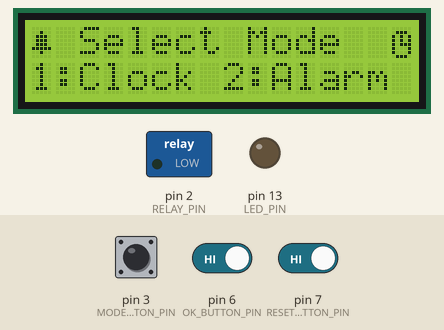
Recording of a sketch running on a simulated Arduino Uno, built with avr-gcc and run on an emulated ATmega328P. Shown: 16×2 character LCD, switched loads named in the sketch (green lamp = pin HIGH), output pins drawn as LEDs (lit = HIGH). Inputs (shaded band) come from the test bench; at power-on: pin 3 (MODE_BUTTON_PIN) HIGH, pin 6 (OK_BUTTON_PIN) HIGH, pin 7 (RESET_BUTTON_PIN) HIGH.

Above: at 1.3 s.
1.4 s: pin 3 (MODE_BUTTON_PIN) pulled LOW for 1 s
At 1.89 s:
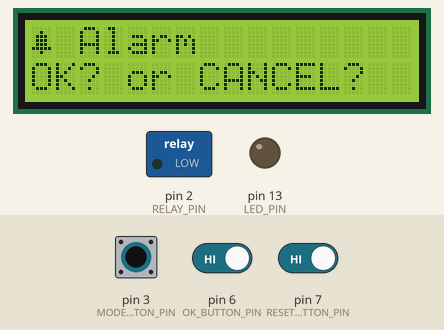
3.9 s: pin 3 (MODE_BUTTON_PIN) pulled LOW for 3.2 s
At 4.07 s:
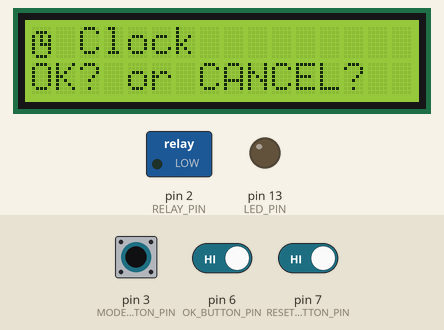
8.6 s: pin 3 (MODE_BUTTON_PIN) driven LOW and pin 6 (OK_BUTTON_PIN) driven LOW and pin 7 (RESET_BUTTON_PIN) driven LOW
At 9.84 s:
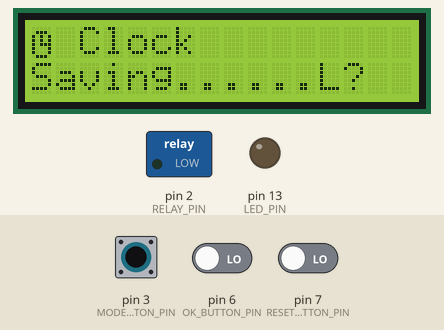
10.7 s: pin 6 (OK_BUTTON_PIN) driven HIGH
13.7 s: pin 7 (RESET_BUTTON_PIN) driven HIGH
At 13.89 s:
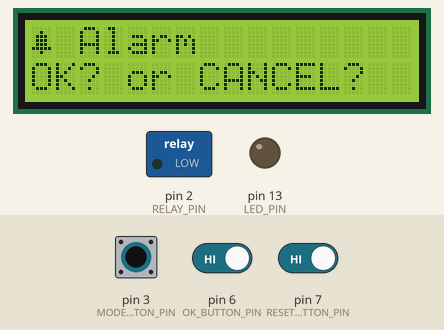
16.7 s: pin 6 (OK_BUTTON_PIN) driven LOW
At 18.4 s:
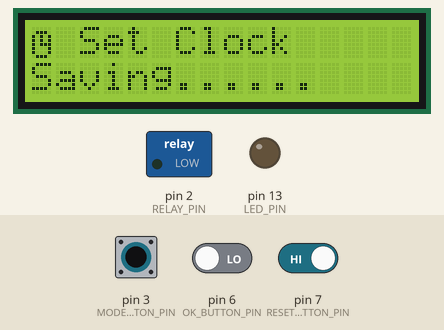
Timing chart, 0 to 19.9 s (numbered marks = the images above; inputs shaded):
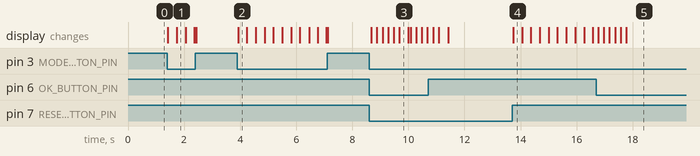

The sketch:

V2-automated-irrigation.ino
```cpp
#include <EEPROM.h>
#include <LiquidCrystal_I2C.h>
#include <Wire.h>

// Constants
#define LCD_ADDRESS 0x27
#define LCD_COL 16
#define LCD_ROW 2
#define RELAY_PIN 2
#define MODE_BUTTON_PIN 3
#define PLUS_BUTTON_PIN 4
#define MINUS_BUTTON_PIN 5
#define OK_BUTTON_PIN 6
#define RESET_BUTTON_PIN 7
#define LED_PIN 13
#define OK_CANCEL_TEXT "OK? or CANCEL?"
#define OPTIONS_SELECT_TEXT "1:Clock 2:Alarm"
#define MAIN_TITLE "Select Mode"
#define CLOCK_SETTINGS_TEXT " Set Clock"
#define ALARM_SETTINGS_TEXT " Set Alarm"
#define MAIN_TITLE_ALARM " Alarm"
#define MAIN_TITLE_CLOCK " Clock"
#define ALARM_CONFIG "HH:MM:ss"
#define CLOCK_CONFIG "HH:MM:ss"

// Testing typing in board
typedef void (*Func)();

LiquidCrystal_I2C lcd(LCD_ADDRESS, LCD_COL, LCD_ROW);

int mode = 0;
int submode = 0;
int slot = 0;
int hours = 0;
int minutes = 0;
int countEditHour = 0;
char hoursStr[3];
char minutesStr[3];
// chars
byte clockChar[] = {B00000, B01110, B10101, B10101,
                    B10111, B10001, B10001, B01110};
byte alarmChar[] = {B00000, B00100, B01110, B01110,
                    B01110, B11111, B00100, B00000};

enum ButtonState {
  IDLE,
  OK_BUTTON_PRESSED,
};

ButtonState currentState = IDLE;
bool button2Enabled = true;

void setup() {
  Wire.begin();

  pinMode(MODE_BUTTON_PIN, INPUT_PULLUP);
  pinMode(PLUS_BUTTON_PIN, INPUT_PULLUP);
  pinMode(MINUS_BUTTON_PIN, INPUT_PULLUP);
  pinMode(OK_BUTTON_PIN, INPUT_PULLUP);
  pinMode(RESET_BUTTON_PIN, INPUT_PULLUP);
  pinMode(RELAY_PIN, OUTPUT);
  pinMode(LED_PIN, OUTPUT);

  lcd.begin(LCD_COL, LCD_ROW);
  lcd.backlight();

  initialScreen();

  Serial.begin(9600);
}

void loop() {
  if (digitalRead(MODE_BUTTON_PIN) == LOW) {
    mainMenu();
  }
  // Clock configs
  if (mode == 1 && digitalRead(OK_BUTTON_PIN) == LOW) {
    clockSettings();
    while (submode == 1 && mode == 1) {
      if (digitalRead(RESET_BUTTON_PIN) == LOW) {
        submode = -1;
        clockModeScreen();
      }
      if (digitalRead(OK_BUTTON_PIN) == LOW) {
        savingScreen();
      }
    }
  } else if (mode == 1 && submode == -2 &&
             digitalRead(RESET_BUTTON_PIN) == LOW) {
    initialScreen();
  }
  // Alarm configs
  if (mode == 2 && digitalRead(OK_BUTTON_PIN) == LOW) {
    alarmSettings();
    while (submode == 1 && mode == 2) {
      if (digitalRead(RESET_BUTTON_PIN) == LOW) {
        submode = -1;
        alarmModeScreen();
        countEditHour = 0;
      }

      switch (currentState) {
        case IDLE:
          if (digitalRead(OK_BUTTON_PIN) == LOW) {
            if (button2Enabled) {
              countEditHour++;
            }
            currentState = OK_BUTTON_PRESSED;
          }
          break;
        case OK_BUTTON_PRESSED:
          button2Enabled = !button2Enabled;
          currentState = IDLE;
          break;
      }

      // increment hour
      if (!button2Enabled && digitalRead(PLUS_BUTTON_PIN) == LOW) {
        switch (countEditHour) {
          case 1:
            lcd.setCursor(2, 1);
            hours = (hours + 1) % 24;
            sprintf(hoursStr, "%02d", hours);
            lcd.print(hoursStr);
            break;
          case 2:
            lcd.setCursor(5, 1);
            minutes = (minutes + 1) % 60;
            sprintf(minutesStr, "%02d", minutes);
            lcd.print(minutesStr);
            break;
          default:
            countEditHour = 0;
            button2Enabled = !button2Enabled;
            break;
        }
        delay(200);
      }
      // decrement hour
      if (!button2Enabled && digitalRead(MINUS_BUTTON_PIN) == LOW) {
        switch (countEditHour) {
          case 1:
            lcd.setCursor(2, 1);
            hours = (hours + 23) % 24;
            sprintf(hoursStr, "%02d", hours);
            lcd.print(hoursStr);
            break;
          case 2:
            lcd.setCursor(5, 1);
            minutes = (minutes + 59) % 60;
            sprintf(minutesStr, "%02d", minutes);
            lcd.print(minutesStr);
            break;
          default:
            countEditHour = 0;
            button2Enabled = !button2Enabled;
            break;
        }
        delay(200);
      }
    }
  } else if (mode == 2 && submode == -2 &&
             digitalRead(RESET_BUTTON_PIN) == LOW) {
    initialScreen();
  }

}  // eof loop

void initialScreen() {
  mode = 0;
  submode = 0;
  lcd.clear();
  lcd.createChar(0, alarmChar);
  lcd.setCursor(0, 0);
  lcd.write(byte(0));

  lcd.createChar(1, clockChar);
  lcd.setCursor(15, 0);
  lcd.write(byte(1));

  lcd.setCursor(2, 0);
  lcd.print(MAIN_TITLE);
  lcd.setCursor(0, 1);
  lcd.print(OPTIONS_SELECT_TEXT);
}

void clockModeScreen() {
  submode = -2;
  lcd.clear();
  lcd.setCursor(0, 0);
  lcd.write(1);
  lcd.print(MAIN_TITLE_CLOCK);
  lcd.setCursor(0, 1);
  lcd.print(OK_CANCEL_TEXT);
}

void clockSettings() {
  submode = 1;
  lcd.clear();
  lcd.setCursor(0, 0);
  lcd.write(1);
  lcd.print(CLOCK_SETTINGS_TEXT);
  lcd.setCursor(2, 1);
  lcd.print(CLOCK_CONFIG);
}

void alarmModeScreen() {
  submode = -2;
  lcd.clear();
  lcd.setCursor(0, 0);
  lcd.write(0);
  lcd.print(MAIN_TITLE_ALARM);
  lcd.setCursor(0, 1);
  lcd.print(OK_CANCEL_TEXT);
}

void alarmSettings() {
  submode = 1;
  lcd.clear();
  lcd.setCursor(0, 0);
  lcd.write(0);
  lcd.print(ALARM_SETTINGS_TEXT);
  lcd.setCursor(2, 1);
  lcd.print(ALARM_CONFIG);
}

void mainMenu() {
  mode++;
  switch (mode) {
    case 0:
      initialScreen();
      break;
    case 1:
      clockModeScreen();
      break;
    case 2:
      alarmModeScreen();
      break;
    default:
      mode = 0;
      initialScreen();
      break;
  }
}

void savingScreen() {
  lcd.setCursor(0, 1);
  lcd.print("Saving.");
  delay(200);
  lcd.print(".");
  delay(200);
  lcd.print(".");
  delay(200);
  lcd.print(".");
  delay(200);
  lcd.print(".");
  delay(200);
  lcd.print(".");
  delay(200);
}
```

Measured:
- after the input at 1.4 s, the display: first changes at once (image 1 shows a later state)
- after the input at 3.9 s, the display: changes at once (image 2)
- after the input at 8.6 s, the display: first changes after 0.08 s (image 3 shows a later state)
- after the input at 13.7 s, the display: changes at once (image 4)
- after the input at 16.7 s, the display: first changes after 0.07 s (image 5 shows a later state)
